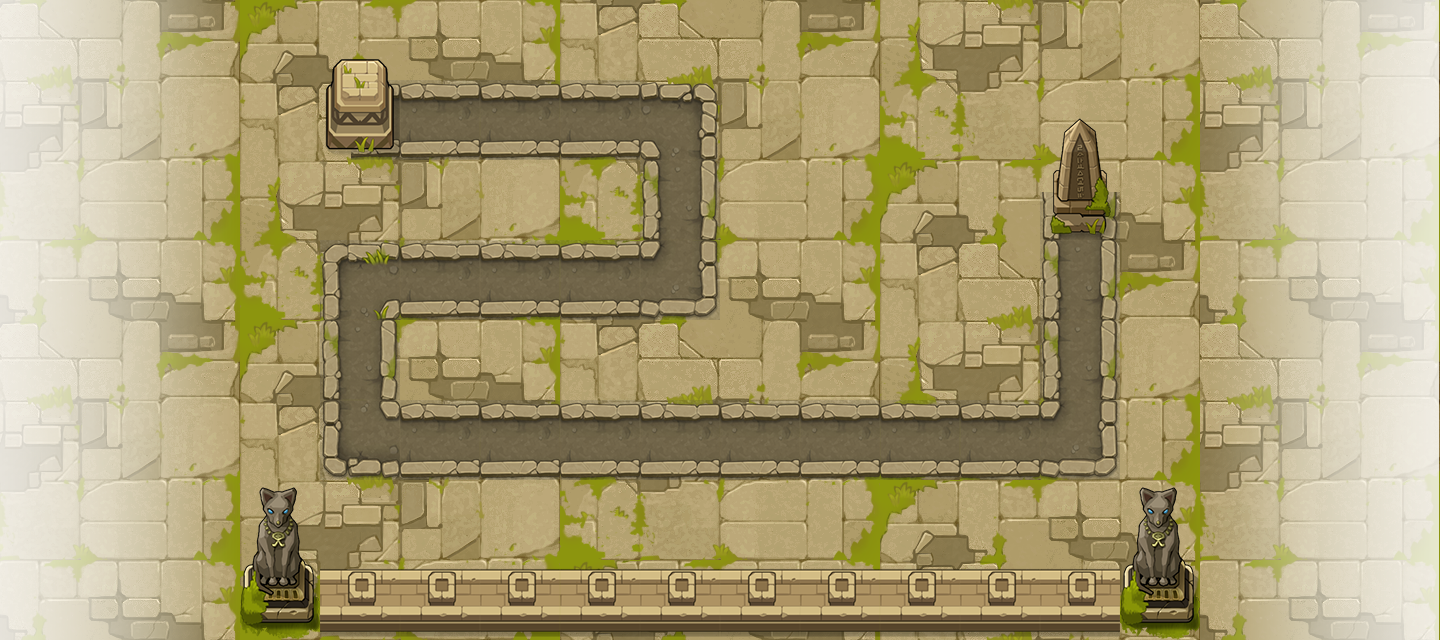

This is a level from a 2D game, rendered from its Tiled map with the project's own tilesets. A one-line summary and the map file follow, with tile-layer data summarised:
An orthogonal 18x8 tile map with 80x80 px tiles, 3 tile layers (background, road, object) and 13 objects (P0, P1, P2, P3, P4, ...).

<map version="1.0" tiledversion="1.0.3" orientation="orthogonal" renderorder="right-down" width="18" height="8" tilewidth="80" tileheight="80" nextobjectid="14">
 <tileset firstgid="1" source="huangye.tsx" />
 <layer name="background" width="18" height="8">
  <data>[144 cells, 144 non-empty, 16 distinct tile ids]</data>
 </layer>
 <layer name="road" width="18" height="8">
  <data>[144 cells, 25 non-empty, 8 distinct tile ids]</data>
 </layer>
 <layer name="object" width="18" height="8">
  <data>[144 cells, 66 non-empty, 13 distinct tile ids]</data>
 </layer>
 <objectgroup name="path" visible="0">
  <object id="1" name="P0" x="400" y="120" />
  <object id="2" name="P1" x="680" y="120" />
  <object id="3" name="P2" x="680" y="280" />
  <object id="4" name="P3" x="360" y="280" />
  <object id="5" name="P4" x="360" y="440" />
  <object id="6" name="P5" x="1080" y="440" />
  <object id="7" name="P6" x="1080" y="248" />
  <object id="8" name="O0" x="320" y="160" width="320" height="80" />
  <object id="9" name="O1" x="400" y="320" width="320" height="80" />
  <object id="10" name="O2" x="720" y="80" width="320" height="320" />
  <object id="11" name="O3" x="240" y="80" width="80" height="400" />
  <object id="12" name="O4" x="320" y="480" width="800" height="80" />
  <object id="13" name="O5" x="1120" y="80" width="80" height="400" />
 </objectgroup>
</map>
